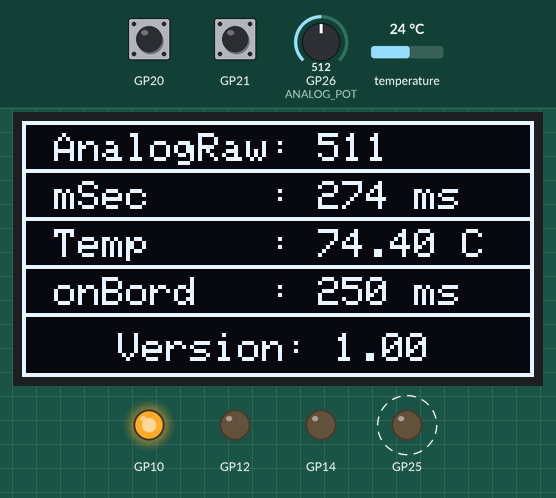
This sketch was run on a simulated Raspberry Pi Pico. Shown: 128×64 one-colour display, output pins drawn as LEDs (lit = HIGH). Dashed ring = blinking. Inputs (shaded band) come from the test bench; at power-on: GP20 HIGH, GP26 (ANALOG_POT) = 512, temperature 24 °C, GP21 HIGH. What the sketch prints to the serial monitor is not drawn.

Above: at 4.2 s.
4.3 s: GP20 pulled LOW for 1 s
At 5.7 s:
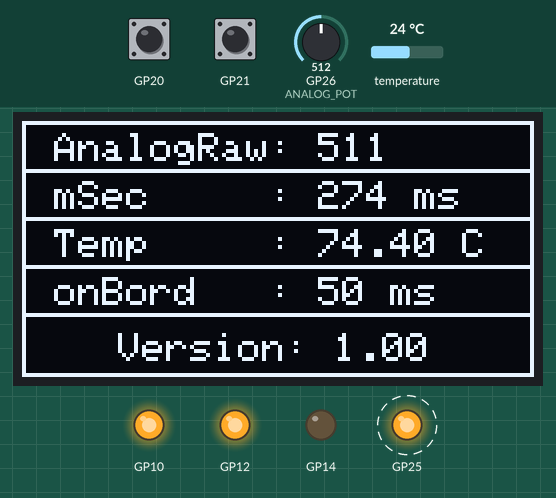
5.9 s: GP26 (ANALOG_POT) set to 0
At 8.2 s:
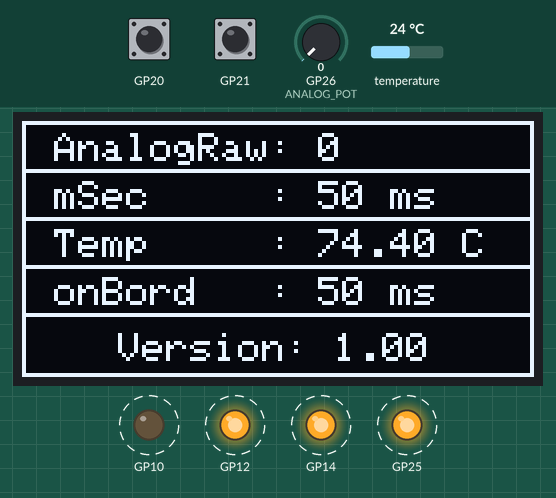
8.7 s: temperature set to 12 °C
At 9.67 s:
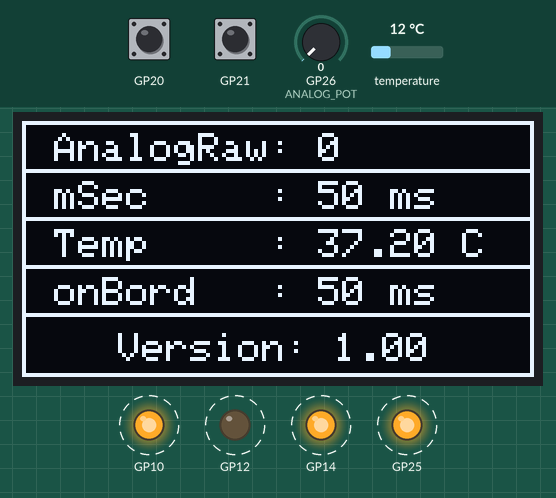
11.7 s: GP21 pulled LOW for 0.15 s
At 12.17 s:
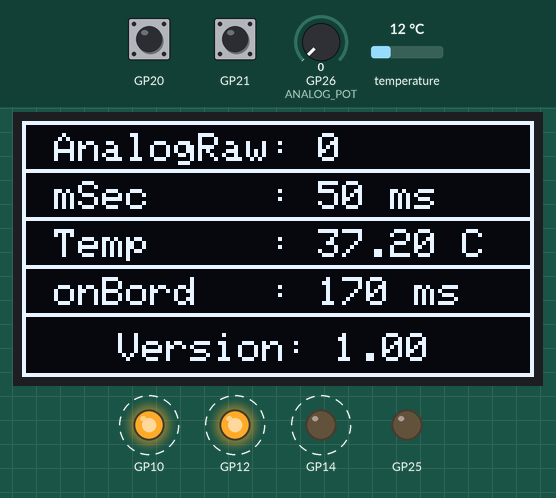
12.4 s: GP26 (ANALOG_POT) set to 122
At 13.6 s:
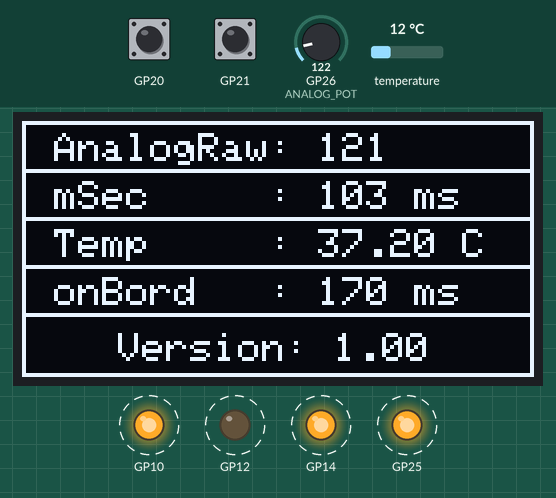
14.0 s: GP20 pulled LOW for 0.15 s
At 14.38 s:
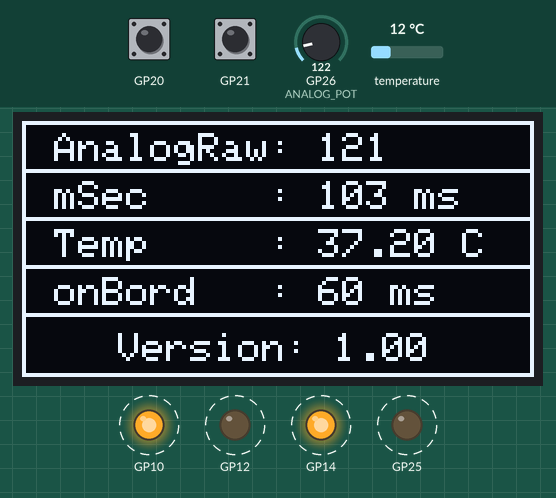
Timing chart, 0 to 15.7 s (numbered marks = the images above; inputs shaded):
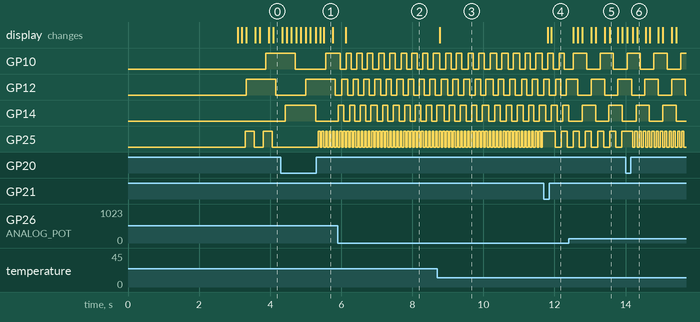

The sketch:

pico_test_thread.ino
```cpp
/**
 * @file pico_test_thread.ino
 *
 * @brief Test threads and 'add_repeating_timer_ms' with onboard led.
 *
 * @author Zsolt Peto
 * Contact: https://github.com/zsoltibaba37
 *
 */

// ------------------ version --------------------
constexpr float version{ 1.0 };

// ------------------ I2C Oled -------------------
#include <SPI.h>
#include <Wire.h>
#include <Adafruit_GFX.h>
#include <Adafruit_SSD1306.h>

#define SCREEN_WIDTH 128  // OLED display width, in pixels
#define SCREEN_HEIGHT 64  // OLED display height, in pixels

// Declaration for an SSD1306 display connected to I2C (SDA, SCL pins)
#define OLED_RESET -1  // Reset pin # (or -1 if sharing Arduino reset pin)
#define SCREEN_ADDRESS 0x3C
Adafruit_SSD1306 display(SCREEN_WIDTH, SCREEN_HEIGHT, &Wire, OLED_RESET);

uint16_t displayRefreshTime{ 1000 / 10 };
uint32_t initDisplay{ millis() };
// ---------------- END I2C Oled -----------------

// -------------------- Leds ---------------------
static const uint8_t LED_ONBOARD{ 25 };
bool ledOnboardState{ false };
int32_t mSecOnboard{ 250 };
constexpr int32_t mSecOnboardMin{50};
constexpr int32_t mSecOnboardMax{500};

static const uint8_t ledY{ 10 };
static const uint8_t ledW{ 12 };
static const uint8_t ledG{ 14 };
static const uint8_t *leds[4]{ &ledY, &ledW, &ledG, &LED_ONBOARD };
bool ledsState{ false };
uint8_t ledsCount{ 0 };

uint16_t mSec{ 200 };
uint32_t initMillisBoardLed{ millis() };
uint32_t initMillisLeds{ millis() };

// ---------------- Analog Stuffs ----------------
#define ANALOG_POT A0
uint64_t potRawValue{};
static const uint8_t sampleNum{ 30 };

float tempRawValue{};
constexpr uint8_t tempSampleNum{ 30 };
constexpr float convFactor{ 3.3 / 10.23 };

// ------------------ Buttons --------------------
static const uint8_t button1{ 20 };
static const uint8_t button2{ 21 };
static const uint8_t *buttons[2]{ &button1, &button2 };
int16_t incr{ 10 };
bool loopState{ true };

// --------------- predefined VOIDS --------------

/** Blink 3 led
*
* Delayed with [mSec] variable.
*
*/
void blinkLeds();
bool blinkOnboardLed(struct repeating_timer *t);
void displayMessage();
void readPot();
void readTemp();
void sensButton();

// ------------------ SETUP ----------------------
// ------------------ SETUP ----------------------
void setup() {
  Serial.begin(115200);

  // ------------------ I2C Oled ------------------
  if (!display.begin(SSD1306_SWITCHCAPVCC, SCREEN_ADDRESS)) {  // Address 0x3D or 0x3C for 128x64
    Serial.println(F("-- SSD1306 allocation failed --"));
    for (;;)
      ;
  }

  // ---------------- Init buttons ---------------
  for (auto a : buttons) {
    gpio_init(*a);
    gpio_set_dir(*a, INPUT);
    gpio_pull_up(*a);
  }

  // ----------------- Init leds -----------------
  for (auto a : leds) {
    gpio_init(*a);
    gpio_set_dir(*a, OUTPUT);
  }

  // --------------- Init screen ----------------
  display.clearDisplay();
  display.setRotation(2);
  display.setTextSize(2);
  display.setTextColor(WHITE);
  display.setCursor(44, 2);
  display.println("Pico");
  display.setCursor(40, 19);
  display.println("Test");
  display.setCursor(28, 36);
  display.println("Thread");
  display.setTextSize(1);
  display.setCursor(24, 53);
  display.println("Version: " + String(version));
  display.drawRect(0, 0, SCREEN_WIDTH, SCREEN_HEIGHT, WHITE);
  display.display();
  delay(3000);
}

// ----------------- SETUP 1 ---------------------
// ----------------- SETUP 1 ---------------------
void setup1() {
  pinMode(ANALOG_POT, INPUT);
}

// ------------------- LOOP ----------------------
// ------------------- LOOP ----------------------
void loop() {
  // ---------- Start repeating timer ----------
  struct repeating_timer timer;
  add_repeating_timer_ms(mSecOnboard, blinkOnboardLed, NULL, &timer);

  // ---------- This is the real loop ----------
  while (loopState) {
    blinkLeds();

    displayMessage();

    sensButton();
  }
  // -------------- END LOOP --------------

  // once run this when push one of the buttons(button1, button2) +inc or -inc
  cancel_repeating_timer(&timer);
  mSecOnboard -= incr;
  delay(10);
  mSecOnboard = max(mSecOnboard, mSecOnboardMin);
  mSecOnboard = min(mSecOnboard, mSecOnboardMax);

  loopState = true;
}
// ------------------- LOOP 1 --------------------
// ------------------- LOOP 1 --------------------
void loop1() {

  readPot();
  delay(10);

  readTemp();
  delay(10);
}
// ---------------- END LOOP 1 -------------------

// ------------------ VOIDS ----------------------
// ------------------ VOIDS ----------------------

void blinkLeds() {
  if (millis() - initMillisLeds >= mSec) {
    gpio_put(*leds[ledsCount], ledsState);
    initMillisLeds = millis();
    ledsCount++;
    if (ledsCount > 2) {
      ledsCount = 0;
    }
    ledsState ^= 1;
  }
}
// --------------------------------------------------

/** Blink pico onboard led
*
* With add_repeating_timer_ms, delay time is [mSecOnboard]
*
*/
bool blinkOnboardLed(struct repeating_timer *t) {
  ledOnboardState ^= 1;
  gpio_put(LED_ONBOARD, ledOnboardState);

  return true;
}
// --------------------------------------------------

/** Display information on 0.96" oled
*
* AnalogRaw: 167
* mSec     : 123 ms
* Temp     : 30.02 C
* onBoard  : 320 ms
* version:
*
*/
void displayMessage() {
  if (millis() - initDisplay >= displayRefreshTime) {
    display.clearDisplay();
    display.setRotation(2);
    display.setCursor(8, 3);
    display.println("AnalogRaw: " + String(int(potRawValue)));
    display.setCursor(8, 15);
    display.println("mSec     : " + String(int(mSec)) + " ms");
    display.setCursor(8, 27);
    display.println("Temp     : " + String(tempRawValue) + " C");
    display.setCursor(8, 39);
    display.println("onBord   : " + String(mSecOnboard) + " ms");
    display.setCursor(24, 53);
    display.println("Version: " + String(version));
    display.drawRect(0, 0, SCREEN_WIDTH, SCREEN_HEIGHT, WHITE);
    for (int i = 1; i != 5; i++) {
      display.drawFastHLine(0, i * 12, SCREEN_WIDTH, WHITE);
    }
    display.display();
    initDisplay = millis();
  }
}
// --------------------------------------------------

/** Read potentiometer analog value
*
* With [sampleNum] times, and set [mSet] variable
*
*/
void readPot() {
  for (int i = 1; i != sampleNum; i++) {
    potRawValue += analogRead(ANALOG_POT);
  }
  potRawValue = potRawValue / sampleNum;
  mSec = map(potRawValue, 0, 1024, 50, 500);
}
// --------------------------------------------------

/** Read temperature value
*
* [tempRawValue] Calculate with [convFactor]
*
*/
void readTemp() {
  tempRawValue = analogReadTemp();
  tempRawValue = tempRawValue / convFactor;
}
// --------------------------------------------------

/** Detect the push buttons
*
* Exit from main() loop and, set [incr]
* positive or negative
*
*/
void sensButton() {
  if (!gpio_get(button1) && loopState) {
    loopState = false;
    incr = 10;
    Serial.println("Increment: " + String(incr));
  }
  if (!gpio_get(button2) && loopState) {
    loopState = false;
    incr = -10;
    Serial.println("Increment: " + String(incr));
  }
}
```

Measured:
- after the input at 4.3 s, GP25: alternates HIGH for 0.05 s and LOW for 0.05 s, starting after 1.1 s
- after the input at 5.9 s, GP14: alternates HIGH for 0.15 s and LOW for 0.15 s, starting at once; the display: changes after 0.23 s (image 2)
- after the input at 8.7 s, the display: changes after 0.07 s (image 3)
- after the input at 11.7 s, the display: first changes after 0.11 s (image 4 shows a later state)
- after the input at 12.4 s, GP10: alternates HIGH for 0.38 s and LOW for 0.38 s, starting after 0.13 s; GP12: alternates HIGH for 0.38 s and LOW for 0.38 s, starting after 0.26 s; GP14: alternates HIGH for 0.38 s and LOW for 0.38 s, starting after 0.38 s; the display: changes after 0.13 s (image 5)
- after the input at 14.0 s, GP25: alternates HIGH for 0.06 s and LOW for 0.06 s, starting after 0.20 s; the display: first changes after 0.05 s (image 6 shows a later state)
- by itself, GP10, GP12: alternates HIGH for 0.15 s and LOW for 0.15 s
- by itself, GP25: alternates HIGH for 0.25 s and LOW for 0.25 s
